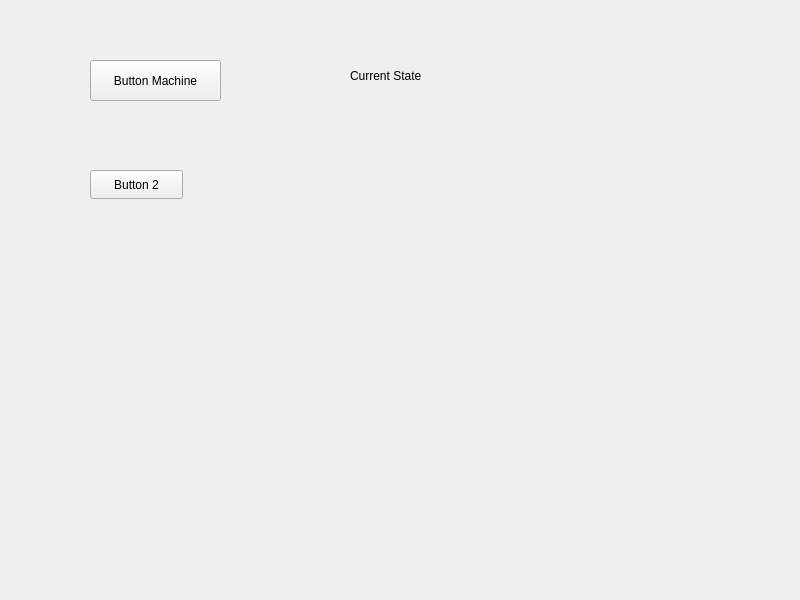
<?xml version="1.0" encoding="UTF-8"?>
<ui version="4.0">
 <class>Widget</class>
 <widget class="QWidget" name="Widget">
  <property name="geometry">
   <rect>
    <x>0</x>
    <y>0</y>
    <width>800</width>
    <height>600</height>
   </rect>
  </property>
  <property name="windowTitle">
   <string>Widget</string>
  </property>
  <widget class="QPushButton" name="changeStateButton">
   <property name="geometry">
    <rect>
     <x>90</x>
     <y>60</y>
     <width>131</width>
     <height>41</height>
    </rect>
   </property>
   <property name="text">
    <string>Button Machine</string>
   </property>
  </widget>
  <widget class="QPushButton" name="ButtonStateMachine">
   <property name="geometry">
    <rect>
     <x>90</x>
     <y>170</y>
     <width>93</width>
     <height>29</height>
    </rect>
   </property>
   <property name="text">
    <string>Button 2</string>
   </property>
  </widget>
  <widget class="QLabel" name="stateLabel">
   <property name="geometry">
    <rect>
     <x>350</x>
     <y>60</y>
     <width>111</width>
     <height>31</height>
    </rect>
   </property>
   <property name="text">
    <string>Current State</string>
   </property>
  </widget>
 </widget>
 <resources/>
 <connections/>
</ui>
